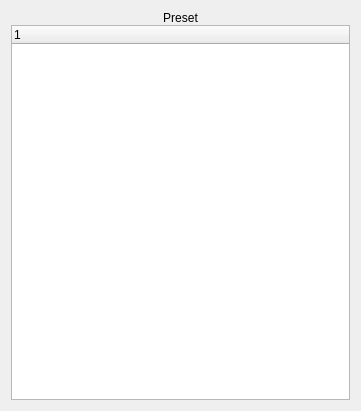
<?xml version="1.0" encoding="UTF-8"?>
<ui version="4.0">
 <class>MaskPreset</class>
 <widget class="QWidget" name="MaskPreset">
  <property name="geometry">
   <rect>
    <x>0</x>
    <y>0</y>
    <width>361</width>
    <height>411</height>
   </rect>
  </property>
  <property name="windowTitle">
   <string>Form</string>
  </property>
  <layout class="QVBoxLayout" name="verticalLayout">
   <property name="spacing">
    <number>0</number>
   </property>
   <item>
    <widget class="QLabel" name="label">
     <property name="text">
      <string>Preset</string>
     </property>
     <property name="alignment">
      <set>Qt::AlignCenter</set>
     </property>
    </widget>
   </item>
   <item>
    <widget class="PtzTreeWidget" name="treeWidget">
     <property name="horizontalScrollBarPolicy">
      <enum>Qt::ScrollBarAlwaysOff</enum>
     </property>
     <column>
      <property name="text">
       <string notr="true">1</string>
      </property>
     </column>
    </widget>
   </item>
  </layout>
 </widget>
 <customwidgets>
  <customwidget>
   <class>PtzTreeWidget</class>
   <extends>QTreeWidget</extends>
   <header>ptztreewidget.h</header>
  </customwidget>
 </customwidgets>
 <resources/>
 <connections/>
</ui>
